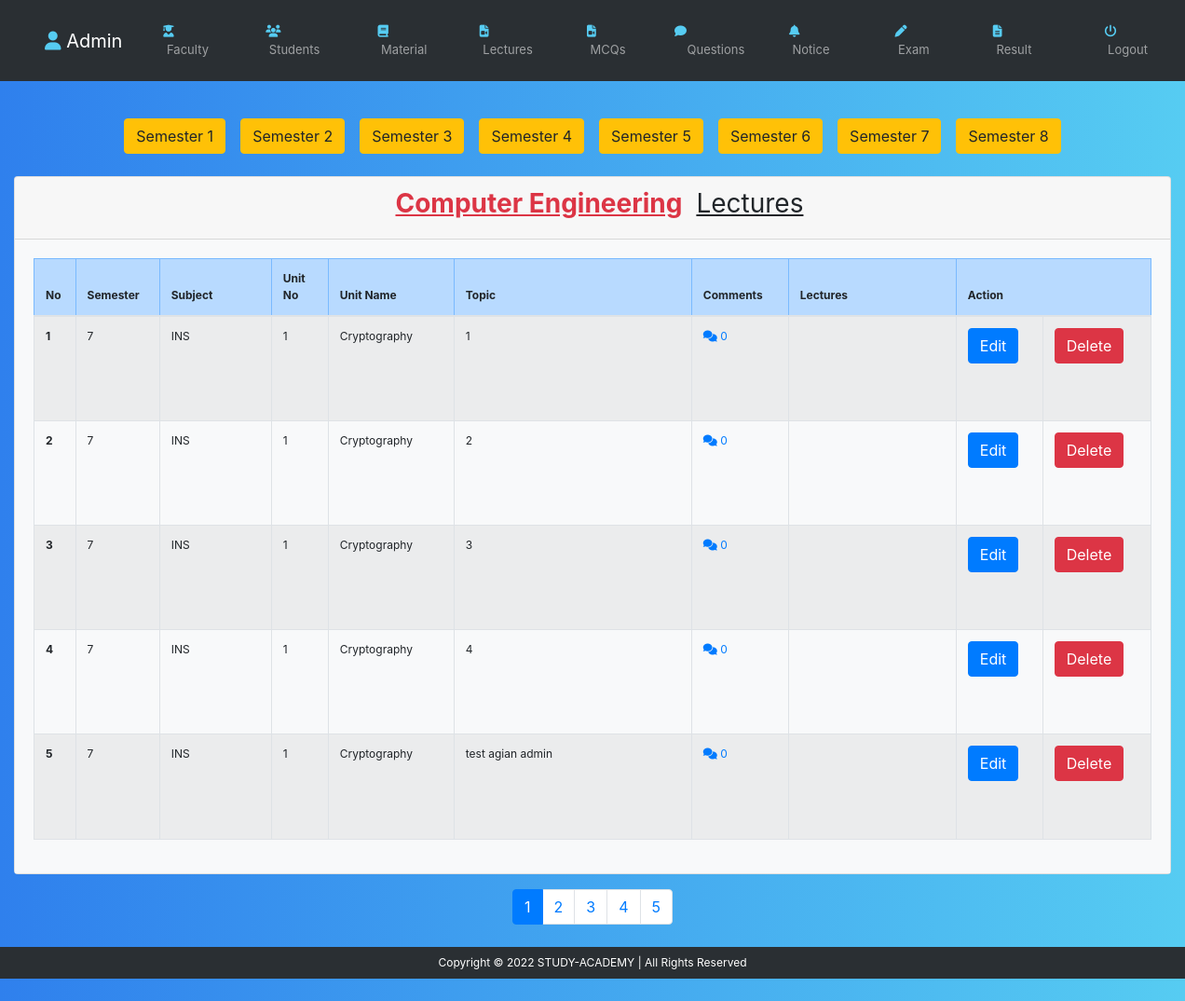
/admin/view_lectures.php?d_id=2 (signed in), run on the app's committed database.
### tables this page shows
CREATE TABLE `department` (
  `d_id` int(25) NOT NULL,
  `department` varchar(255) NOT NULL
);

CREATE TABLE `lectures` (
  `lec_id` int(25) NOT NULL,
  `admin_id` int(25) DEFAULT NULL,
  `faculty_id` int(25) DEFAULT NULL,
  `d_id` int(25) NOT NULL,
  `semester` int(10) NOT NULL,
  `sub_id` int(25) NOT NULL,
  `unit_id` int(25) NOT NULL,
  `topic` varchar(255) NOT NULL,
  `lecture_link` varchar(255) DEFAULT NULL,
  `lecture_path` text DEFAULT NULL,
  `create_time` datetime NOT NULL DEFAULT current_timestamp(),
  `update_time` datetime DEFAULT NULL
);

CREATE TABLE `subject` (
  `sub_id` int(25) NOT NULL,
  `short_name` varchar(255) DEFAULT NULL,
  `subject` varchar(255) NOT NULL,
  `d_id` int(25) NOT NULL,
  `semester` int(10) NOT NULL,
  `create_time` datetime NOT NULL DEFAULT current_timestamp(),
  `update_time` datetime DEFAULT NULL
);

CREATE TABLE `unit` (
  `unit_id` int(25) NOT NULL,
  `sub_id` int(25) NOT NULL,
  `unit_number` int(25) NOT NULL,
  `unit_name` varchar(255) NOT NULL,
  `create_time` datetime NOT NULL DEFAULT current_timestamp(),
  `update_time` datetime DEFAULT NULL
);

### inc/top.php (called while the page is built, shortened)
<?php
include 'function.php';
include 'header.php';
?>

### inc/function.php (called while the page is built, shortened)
<?php
require '../db/dbcon.php';
	?>
<?php
function sub_id($sub_id) {
	global $con;
	    $Select_Subject = "SELECT subject.subject FROM subject WHERE sub_id=$sub_id";
	    $SelectResult = mysqli_query($con, $Select_Subject);
	    $row = mysqli_fetch_array($SelectResult);
	     return $row['subject'];
}
function unit_id($unit_id) {
	global $con;
	    $Select_Subject = "SELECT * FROM unit WHERE unit_id=$unit_id";
	    $SelectResult = mysqli_query($con, $Select_Subject);
	    $row = mysqli_fetch_array($SelectResult);
	     return $row;
}
function d_id($d_id) {
	global $con;
	    $Select_department = "SELECT department.department FROM department WHERE d_id=$d_id";
	    $SelectResult = mysqli_query($con, $Select_department);
	    $row = mysqli_fetch_array($SelectResult);
	     return $row['department'];
}
function safe_string($str) {
	global $con;
	   	$str = trim($str);
  		$str = stripslashes($str);
  		$str = strip_tags($str);
  		$str = htmlspecialchars($str);
	   	$str = mysqli_real_escape_string($con,$str);
	return $str;
}
?>

### admin/view_lectures.php (the view, shortened to what this page needs)
<?php
include '../inc/top.php';
require '../db/dbcon.php';
if (isset($_GET['d_id']) > 0 && $_GET['d_id'] < 5 && $_GET['d_id'] != '') {
	$limit = 5;
	if (isset($_GET['page'])) {
		$page = safe_string($_GET['page']);
	} else {
		$page = 1;
	}
	$offset = ($page - 1) * $limit;
	$d_id = safe_string($_GET['d_id']);
?>
	<body>
		<div class="container-fluid mt-3">
			<center>
				<?php
				$dark = $semActive = $semEcho = $sub = $subActive = $sub_id1=$unit_id='';
				$flag=false;
				$sql = "SELECT  lectures.*, department.department FROM lectures,department WHERE lectures.d_id=$d_id && department.d_id=$d_id LIMIT {$offset},{$limit}";
				$pageSql = "SELECT * FROM `lectures` WHERE lectures.d_id=$d_id";
				for ($sem = 1; $sem <= 8; $sem++) {
					if ($sem == $semActive) {
						$dark = 'btn-purple';
					} else {
						$dark = "btn-warning";
					}
					echo '<a class="btn ' . $dark . '  m-2 my-4" href="view_lectures.php?d_id=' . $d_id . '&sem_id=' . $sem . '">Semester ' . $sem . '</a>';
				}
				?>
			</center>
			<div class="card ">
				<div class="card-header">
					<h3 class="text-center "><?php echo $semEcho ?> <b class="text-decoration-underline text-danger"><?php echo d_id($d_id); ?></b>  <b class=" font-weight-normal text-decoration-underline">Lectures</b></h3>
				</div>
		<div class="card-body bg-light">
			<div class="table-responsive">
						<table class="table thover ts table-bordered">
							<thead class="table-primary">
								<tr class="">
									<th width="1%">No</th>
					    			<?php
                                    if (!isset($subSql)) {
                                        echo "<th width='3%'>Semester</th>
                                              ";
                                    }
                                    if ($flag==false) {
                                        echo "
                                              <th width='8%'>Subject</th>";
                                    }
                                    if (!isset($_GET['unit_id'])) {
                                        echo "
                                              <th width='4%'>Unit No</th>
					    					  <th width='9%'>Unit Name</th>";
                                    }
                                    ?>
					    			<th width="17%">Topic</th>
					    			<th width="5%">Comments</th>
					    			<th width="12%">Lectures</th>
					    			<th width="10%" colspan="2">Action</th>
								</tr>
							</thead>
							<tbody>
    	<?php
		$result=mysqli_query($con,$sql) or die(mysqli_error($con));
		$records=mysqli_num_rows($result);
		if ($records==0){
			echo "<td colspan='9' align='center' class='text-danger'><b>No Lectures!</td></b>";
		}else{
			$No = $offset;
		while ($row = mysqli_fetch_array($result)) {
			$No = $No + 1;
		?>
								<tr>
									<td><?php echo "<b>".$No."</b>"; ?></td>
											<?php
                                            if (!isset($subSql)) {
                                                echo "<td>" . $row['semester'] . "</td>
                                                      ";
                                            }
                                            if ($flag==false) {
                                                echo "
                                                      <td>" . sub_id($row['sub_id']) . "</td>";
                                            }
                                           $unitArr=unit_id($row['unit_id']);
                                            if (!isset($_GET['unit_id'])) {
                                                echo "
                                                      <td>" . $unitArr['unit_number']. "</td>
                                                      <td>" . $unitArr['unit_name'] . "</td>";
                                            }
                                            ?>
									<td><?php echo $row['topic']; ?></td>
									<?php
					                $num=mysqli_num_rows(mysqli_query($con,"SELECT * from comments WHERE lec_id={$row['lec_id']}"))
					                 ?>
									<td><span class=""><a href="comments.php?lec_id=<?php echo $row['lec_id']; ?>"><i class="fa fa-comments"></i> <?php echo $num; ?></a></span></td>
									<?php
									if ($row['lecture_link']==NULL) {
									?>
										<td>
											<div class="embed-responsive embed-responsive-16by9">
												<video controls autobuffer="">
													<source class="embed-responsive-item" src="<?php echo $row['lecture_path']; ?>" type="video/mp4">
												</video>
											</div>
										</td>
									<?php
									}else{
										$yt=explode('/', $row['lecture_link'] );
										$yt3=$yt[3];
										$ytid1=explode('?',$yt3);
										if ($ytid1[0]=="watch") {
											$ytid2=explode('&',$ytid1[1]);
											$ytid3=explode('=',$ytid2[0]);
											$ytId=$ytid3[1];
										}else{
											$ytId=$ytid1[0];
										}
									?>
										<td>
											<div class="embed-responsive embed-responsive-16by9">
												<iframe class="embed-responsive-item" src="https://www.youtube.com/embed/<?php echo $ytId; ?>" title="YouTube video player" frameborder="0" allow="accelerometer; autoplay; clipboard-write; encrypted-media; gyroscope; picture-in-picture" allowfullscreen></iframe>
											</div>
										</td>
									<?php
									}
									?>
									<td >
										<a href="edit_lectures.php?lec_id=<?php echo $row['lec_id']; ?>" class="btn  btn-primary" href="">Edit</a>
									</td>
									<td>
										<a href="delete.php?lec_id=<?php echo $row['lec_id']; ?>" class="btn btn-danger" href="">Delete</a>
									</td>
    							</tr>
    			<?php
	    			}
	    		}
	    		?>
    	</tbody>
						</table>
						</div>
				</div>
	</div>
</div>
	<div class="container mt-3">
	<?php
		$records1=mysqli_num_rows(mysqli_query($con,$pageSql));
		if ($records1>0) {
			$total_page=ceil($records1/$limit);
			echo'<ul class="pagination justify-content-center">';
			for ($i=1; $i<=$total_page; $i++) {
				if ($i==$page) {
					$active='active';
				} else{
					$active="";
				}
				if (isset($_GET['sem_id']) && $_GET['d_id']>0 && $_GET['sem_id']<=8 && $_GET['sem_id']!='') {
                    if (isset($_GET['sem_id']) && $_GET['d_id']>0 && $_GET['sem_id']<=8 && $_GET['sem_id']!=''&& isset($_GET['sub_id']) && $_GET['sub_id']!='' ) {
                        if (isset($_GET['sem_id']) && $_GET['d_id']>0 && $_GET['sem_id']<=8 && $_GET['sem_id']!=''&& isset($_GET['sub_id']) && $_GET['sub_id']!=''&& isset($_GET['unit_id']) && $_GET['unit_id']!='' ){
                        	$PageNo='<li class="page-item '.$active.'"><a class="page-link" href="view_lectures.php?d_id='.$d_id.'&sem_id='.$sem_id.'&sub_id='.$sub_id1.'&unit_id='.$unit_id.'&page='.$i.'">'.$i.'</a></li>';
                        }else{
                        	$PageNo='<li class="page-item '.$active.'"><a class="page-link" href="view_lectures.php?d_id='.$d_id.'&sem_id='.$sem_id.'&sub_id='.$sub_id1.'&page='.$i.'">'.$i.'</a></li>';
                        }
                    }else{
                    $PageNo='<li class="page-item '.$active.'"><a class="page-link" href="view_lectures.php?d_id='.$d_id.'&sem_id='.$sem_id.'&page='.$i.'">'.$i.'</a></li>';
                    }
				}else{
					$PageNo='<li class="page-item '.$active.'"><a class="page-link" href="view_lectures.php?d_id='.$d_id.'&page='.$i.'">'.$i.'</a></li>';
				}
				echo $PageNo;
			}
			echo'</ul>';
			}
	} else {
		echo "<h2 class='text-danger text-center mt-5'>Invalid ID</h2> ";
	}
	?>
</div>
<?php include 'footer.php'; ?>

### inc/header.php (shortened to what this page needs)
<!DOCTYPE html>
<html lang="en">
	<head>
		<?php include 'links.php'; ?>
	</head>
	<body>
		<header>
			<nav class="navbar navbar-expand-lg navbar-dark bg-dark ">
				<a class="navbar-brand active ml-5" href="index.php"><i class="fas fa-user" style="color: #56CCF2;"></i>&nbsp;Admin</a>
				<div class="collapse navbar-collapse" id="navbarSupportedContent">
					<ul class="navbar-nav mr-auto ">
						<div class="dropdown">
							<ul class="navbar-nav mr-auto dropbtn2 nav-link">
								<li class="nav-link ml-2" style="margin-right: 15px;"><i class="fas fa-user-graduate" style="color: #56CCF2; "></i>&nbsp;Faculty</li>
							</ul>
						</div>
						<div class="dropdown">
							<ul class="navbar-nav mr-auto dropbtn2 nav-link">
								<li class="nav-link ml-2" style="margin-right: 12px;"><i class="fas fa-users" style="color: #56CCF2;"></i>&nbsp;Students</li>
							</ul>
						</div>
						<div class="dropdown">
							<ul class="navbar-nav mr-auto dropbtn2 nav-link">
								<li class="nav-link ml-2" style="margin-right: 10px;"><i class="fas fa-book" style="color: #56CCF2;"></i>&nbsp;Material</li>
							</ul>
						</div>
						<div class="dropdown">
							<ul class="navbar-nav mr-auto dropbtn2 nav-link">
								<li class="nav-link ml-2" style="margin-right: 14px;"><i class="fas fa-file-video" style="color: #56CCF2;"></i>&nbsp;Lectures</li>
							</ul>
						</div>
						<div class="dropdown">
							<ul class="navbar-nav mr-auto dropbtn2 nav-link">
								<li class="nav-link ml-2" style="margin-right: 14px;"><i class="fas fa-file-video" style="color: #56CCF2;"></i>&nbsp;MCQs</li>
							</ul>
						</div>
						<div class="dropdown">
							<ul class="navbar-nav mr-auto dropbtn2 nav-link" >
								<li class="nav-link ml-2" style="margin-right: 10px;"><i class="fas fa-comment" style="color: #56CCF2; margin-left: -10px"></i>&nbsp;Questions</li>
							</ul>
						</div>
						<div class="dropdown">
							<ul class="navbar-nav mr-auto dropbtn2 nav-link">
								<li class="nav-link ml-2" style="margin-right: 24px;"><i class="fas fa-bell" style="color: #56CCF2;"></i>&nbsp;Notice</li>							</ul>
						</div>
						<div class="dropdown">
							<ul class="navbar-nav mr-auto dropbtn2 nav-link">
								<li class="nav-link ml-2" style="margin-right: 20px;"><i class="fas fa-pen" style="color: #56CCF2;"></i>&nbsp;Exam</li>
							</ul>
						</div>
						<div class="dropdown">
							<ul class="navbar-nav mr-auto dropbtn2 nav-link">
								<li class="nav-link ml-2" style="margin-right: 18px;"><i class="fas fa-file-alt" style="color: #56CCF2;"></i>&nbsp;Result</li>
							</ul>
						</div>
						<div class="dropdown ">
							<ul class="navbar-nav dropbtn2" style="margin-left: 15px;">
								<li class="nav-link ml-2" style="margin-right: 22px;">
									<a class="nav-link" href="../admin/Logout.php"><i class="fas fa-power-off" style="color: #56CCF2;"></i>&nbsp;Logout</a>
								</li>
							</ul>
						</div>
					</ul>
					</div>
				</nav>
			</header>
		</body>

### inc/links.php (shortened to what this page needs)
<link rel="stylesheet" href="../css/bootstrap.css">

### admin/footer.php (shortened to what this page needs)
<div class="bg-dark my-4 text-white text-center p-2" style="font-size: 12px;">Copyright &#169; <?php echo date('Y'); ?> STUDY-ACADEMY | All Rights Reserved</div>
	</body>
</html>

### inc/header.php (style rules this page uses)
table,th,td,p, center { font-size: 12px; }
.ts tbody tr:nth-of-type(odd) { background-color: rgba(0, 0, 0, 0.05); }
body { background: #56CCF2; background: linear-gradient(to right, #2F80ED, #56CCF2); }
.dropdown { position: relative; display: block; min-width: 100px; margin-left: 4px ; }
.dropdown ul li { font-size: 13px; }

### data on the page
department: department "Computer Engineering"
lectures: semester "7", sub.subject "INS", unit.unit_number "1", unit.unit_name "Cryptography", topic "1", num "0"
lectures: semester "7", sub.subject "INS", unit.unit_number "1", unit.unit_name "Cryptography", topic "2", num "0"
lectures: semester "7", sub.subject "INS", unit.unit_number "1", unit.unit_name "Cryptography", topic "3", num "0"
lectures: semester "7", sub.subject "INS", unit.unit_number "1", unit.unit_name "Cryptography", topic "4", num "0"
lectures: semester "7", sub.subject "INS", unit.unit_number "1", unit.unit_name "Cryptography", topic "test agian admin", num "0"
